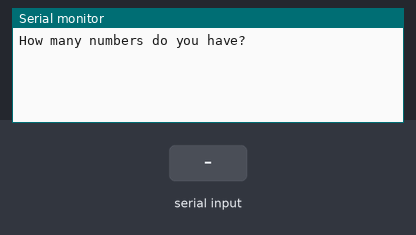
Bench run of a sketch on a simulated Arduino Uno, built with avr-gcc and run on an emulated ATmega328P. Shown: the last lines printed to the serial monitor. The inputs (shaded band) are chosen by the test bench.

Above: at 1.2 s.
1.3 s: "90,45\n" received over Serial
At 2.2 s:
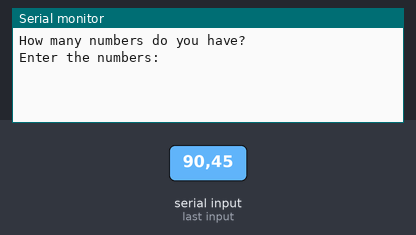
2.8 s: "30,150\n" received over Serial
At 3.4 s:
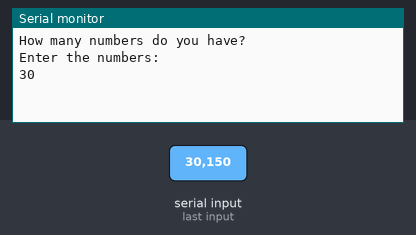

Measured:
- after the input at 1.3 s, the serial monitor: prints a new line at once (image 1)
- after the input at 2.8 s, the serial monitor: prints a new line at once (image 2)

The sketch:

SUM-AVERAGE-CODE.ino
```cpp
int count;
int sum;
void setup()
{

  // put your setup code here, to run once:

  Serial.begin(9600);
  Serial.println("How many numbers do you have?");
}

void loop()
{
  if(Serial.available() > 0)
  {

    String input = Serial.readStringUntil('\n');

    if(count == 0)
    {
      count = input.toInt();

      inputValidation(count);

      int sumResult = processInput(count);

      displayResult(sumResult, count);

    }
  }
}

void inputValidation(int count)
{
  if(count > 0)
  {
    Serial.println("Enter the numbers: ");
  }
  else
  {
    Serial.println("Incorrect input");
  }
}

void displayResult(int sum, int count)
{
    Serial.print("The sum is ");
      Serial.print(sum);

      Serial.print("\n");

      Serial.print("The count is ");
      Serial.print(count);

      Serial.print("\n");


      Serial.print("The average is ");
      float average = (float)sum / count;
      Serial.print(average);
}

int processInput(int count)
{
  int sum = 0;

  for(int i = 0 ;  i < count; i++)
      {
        while(true)
        {
          if(Serial.available()> 0 )
          {
            String input = Serial.readStringUntil('\n');

            int number = input.toInt();
            Serial.println(number);

            sum = sum + number;

            break;
          }
        }
      }

  return sum;
}
```
